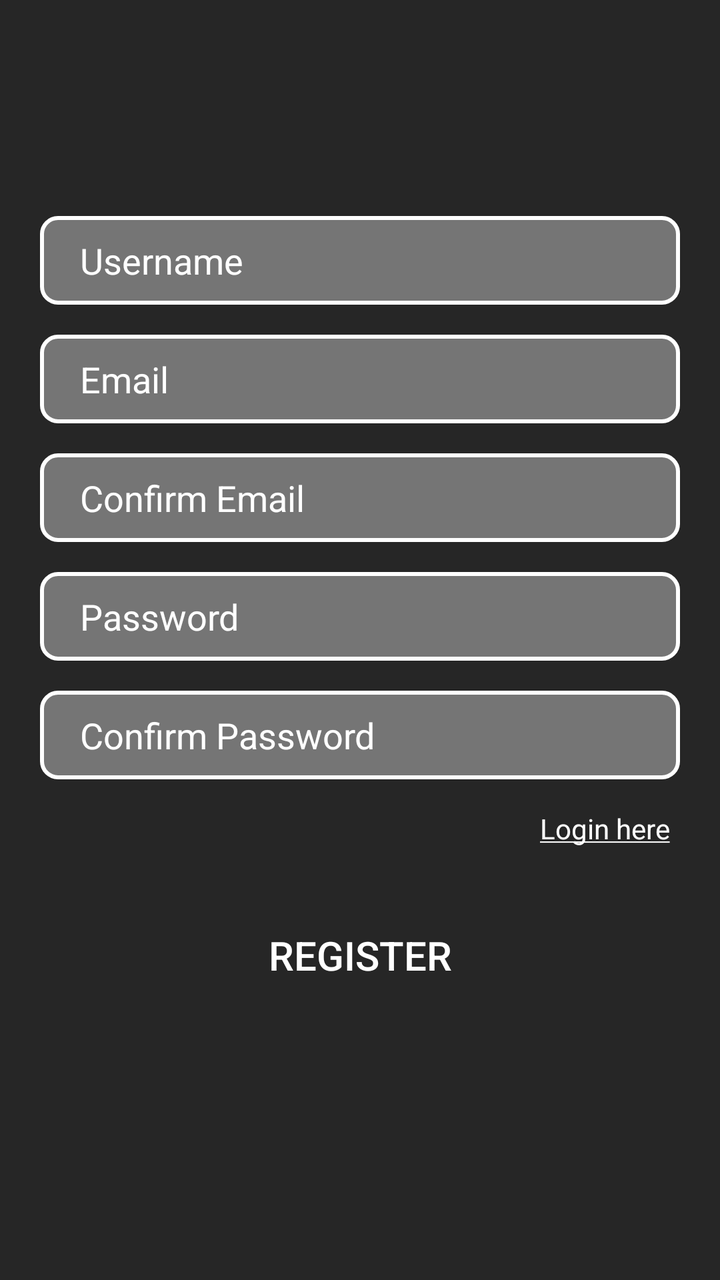
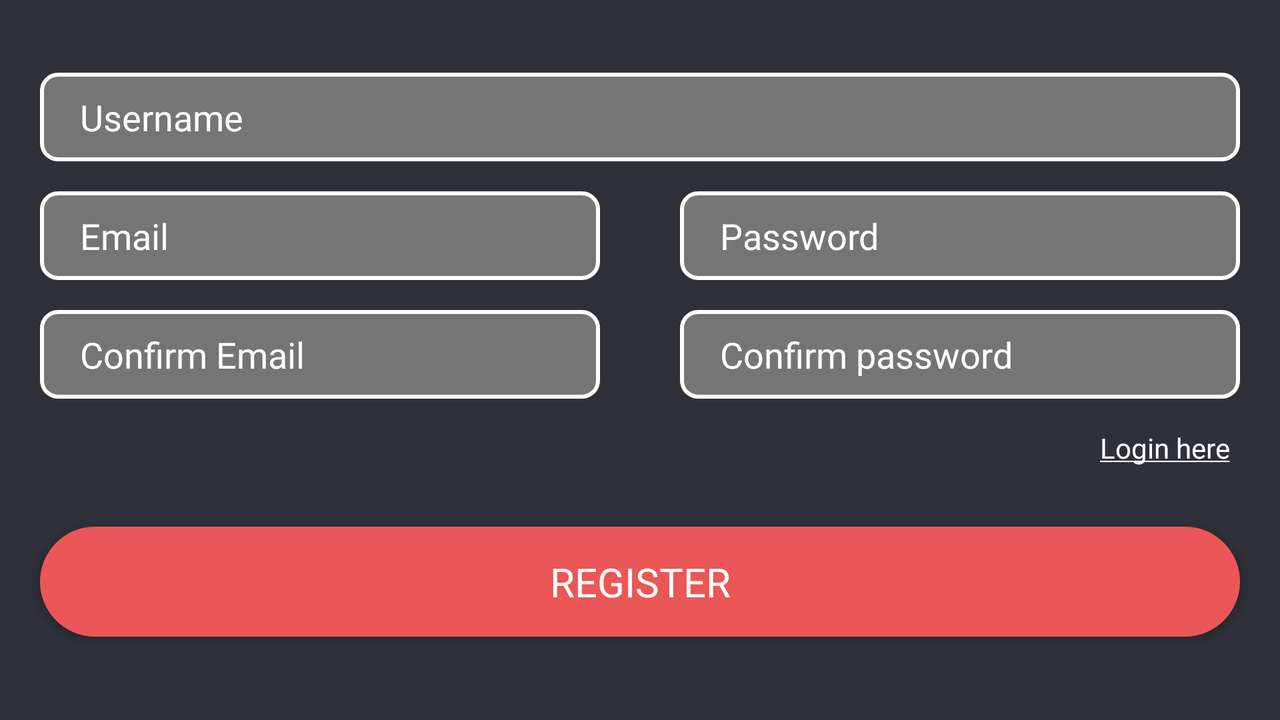

One screen, two layout resources from the same app: the default and the repository's alternative for another configuration. Each is rendered where Android would select it; the XML of both is given below.
<!-- AndroidManifest.xml: application theme AppTheme -->
<!-- res/layout/fragment_register.xml -->
<?xml version="1.0" encoding="utf-8"?>
<FrameLayout xmlns:android="http://schemas.android.com/apk/res/android"
    xmlns:tools="http://schemas.android.com/tools"
    android:layout_width="match_parent"
    android:layout_height="match_parent"
    tools:context=".RegisterFragment">

    
    <ImageView
        android:layout_width="match_parent"
        android:layout_height="match_parent"
        android:scaleType="centerCrop"/>
    
    <LinearLayout
        android:layout_width="match_parent"
        android:orientation="vertical"
        android:background="#d8000000"
        android:gravity="center"
        android:layout_height="match_parent">

        <EditText
            android:layout_width="match_parent"
            android:layout_height="wrap_content"
            android:id="@+id/EditextUsername"
            android:hint="Username"
            android:layout_marginBottom="15dp"
            android:layout_marginRight="20dp"
            android:layout_marginLeft="20dp"
            android:textColor="@color/white"
            android:textColorHint="@color/white"
            android:background="@drawable/input"
            android:paddingLeft="20dp"
            android:paddingRight="10dp"
            android:paddingTop="10dp"
            android:paddingBottom="10dp"/>

        <EditText
            android:layout_width="match_parent"
            android:layout_height="wrap_content"
            android:id="@+id/EditextCorreo"
            android:hint="Email"
            android:layout_marginBottom="15dp"
            android:layout_marginRight="20dp"
            android:layout_marginLeft="20dp"
            android:textColor="@color/white"
            android:textColorHint="@color/white"
            android:background="@drawable/input"
            android:paddingLeft="20dp"
            android:paddingRight="10dp"
            android:paddingTop="10dp"
            android:paddingBottom="10dp"/>

        <EditText
            android:layout_width="match_parent"
            android:layout_height="wrap_content"
            android:id="@+id/EditextCorreoConfirm"
            android:hint="Confirm Email"
            android:layout_marginBottom="15dp"
            android:layout_marginRight="20dp"
            android:layout_marginLeft="20dp"
            android:textColor="@color/white"
            android:textColorHint="@color/white"
            android:background="@drawable/input"
            android:paddingLeft="20dp"
            android:paddingRight="10dp"
            android:paddingTop="10dp"
            android:paddingBottom="10dp"/>

        <EditText
            android:layout_width="match_parent"
            android:layout_height="wrap_content"
            android:id="@+id/EditextPassword"
            android:hint="Password"
            android:layout_marginBottom="15dp"
            android:layout_marginRight="20dp"
            android:layout_marginLeft="20dp"
            android:textColor="@color/white"
            android:textColorHint="@color/white"
            android:background="@drawable/input"
            android:paddingLeft="20dp"
            android:paddingRight="10dp"
            android:paddingTop="10dp"
            android:paddingBottom="10dp"/>

        <EditText
            android:layout_width="match_parent"
            android:layout_height="wrap_content"
            android:id="@+id/EditextPasswordConfirm"
            android:hint="Confirm Password"
            android:layout_marginBottom="15dp"
            android:layout_marginRight="20dp"
            android:layout_marginLeft="20dp"
            android:textColor="@color/white"
            android:textColorHint="@color/white"
            android:background="@drawable/input"
            android:paddingLeft="20dp"
            android:paddingRight="10dp"
            android:paddingTop="10dp"
            android:paddingBottom="10dp"/>

        <TextView
            android:layout_width="wrap_content"
            android:layout_height="wrap_content"
            android:id="@+id/btnLoginHere"
            android:text="@string/text_subrayadoRegister"
            android:layout_marginRight="25dp"
            android:layout_marginLeft="20dp"
            android:layout_marginBottom="30dp"
            android:textColor="@color/white"
            android:layout_gravity="end"/>

        <Button
            android:layout_width="match_parent"
            android:layout_height="wrap_content"
            android:layout_marginBottom="30dp"
            android:layout_marginLeft="20dp"
            android:layout_marginRight="20dp"
            android:hint="REGISTER"
            android:id="@+id/btnRegisterAndLogin"
            android:background="@drawable/btn_redondeado_color"
            android:textColor="@color/white"
            android:textColorHint="@color/white"
            android:textSize="20sp"
            android:elevation="5dp"/>


    </LinearLayout>

</FrameLayout>
<!-- resources referenced by this layout -->
<resources>
  <color name="white">#fff</color>
  <!-- drawable input (drawable) -->
  <?xml version="1.0" encoding="utf-8"?>
  <shape xmlns:android="http://schemas.android.com/apk/res/android">
      <stroke android:color="@color/white" android:width="2dp"/>
      <corners android:radius="8dp"/>
      <solid android:color="@color/gris_fuerte"/>
  </shape>
  <string name="text_subrayadoRegister"><u>Login here</u></string>
  <style name="AppTheme" parent="Theme.AppCompat.Light.DarkActionBar">
          
          <item name="colorPrimary">@color/colorPrimary</item>
          <item name="colorPrimaryDark">@color/colorPrimaryDark</item>
          <item name="colorAccent">@color/colorAccent</item>
      </style>
  <color name="gris_fuerte">#757575</color>
  <color name="colorPrimary">#008577</color>
  <color name="colorPrimaryDark">#C62828</color>
  <color name="colorAccent">#D81B60</color>
</resources>
<!-- res/layout-land/fragment_register.xml (the repository's variant of the layout above) -->
<!-- drawn on the phone turned sideways -->
<?xml version="1.0" encoding="utf-8"?>
<FrameLayout xmlns:android="http://schemas.android.com/apk/res/android"
    xmlns:tools="http://schemas.android.com/tools"
    android:layout_width="match_parent"
    android:layout_height="match_parent"
    tools:context=".RegisterFragment">

    <LinearLayout
        android:layout_width="match_parent"
        android:orientation="vertical"
        android:background="@color/fondo"
        android:gravity="center"
        android:layout_height="match_parent">

        <EditText
            android:layout_width="match_parent"
            android:layout_height="wrap_content"
            android:id="@+id/EditextUsername"
            android:hint="@string/username"
            android:layout_marginTop="25dp"
            android:layout_marginBottom="15dp"
            android:layout_marginRight="20dp"
            android:layout_marginLeft="20dp"
            android:textColor="@color/white"
            android:textColorHint="@color/white"
            android:fontFamily="@font/poppins_bold"
            android:background="@drawable/input"
            android:paddingLeft="20dp"
            android:paddingRight="10dp"
            android:paddingTop="10dp"
            android:paddingBottom="10dp"/>
        <LinearLayout
            android:layout_width="match_parent"
            android:layout_height="wrap_content"
            android:orientation="horizontal"
            android:weightSum="2">
            <LinearLayout
                android:layout_width="match_parent"
                android:layout_height="wrap_content"
                android:orientation="vertical"
                android:layout_weight="1">
                <EditText
                    android:layout_width="match_parent"
                    android:layout_height="wrap_content"
                    android:id="@+id/EditextCorreo"
                    android:hint="@string/email"
                    android:layout_marginBottom="15dp"
                    android:layout_marginRight="20dp"
                    android:layout_marginLeft="20dp"
                    android:textColor="@color/white"
                    android:textColorHint="@color/white"
                    android:fontFamily="@font/poppins_bold"
                    android:background="@drawable/input"
                    android:paddingLeft="20dp"
                    android:paddingRight="10dp"
                    android:paddingTop="10dp"
                    android:paddingBottom="10dp"/>

                <EditText
                    android:layout_width="match_parent"
                    android:layout_height="wrap_content"
                    android:id="@+id/EditextCorreoConfirm"
                    android:hint="@string/confirm_email"
                    android:layout_marginBottom="15dp"
                    android:layout_marginRight="20dp"
                    android:layout_marginLeft="20dp"
                    android:textColor="@color/white"
                    android:textColorHint="@color/white"
                    android:fontFamily="@font/poppins_bold"
                    android:background="@drawable/input"
                    android:paddingLeft="20dp"
                    android:paddingRight="10dp"
                    android:paddingTop="10dp"
                    android:paddingBottom="10dp"/>
            </LinearLayout>
            <LinearLayout
                android:layout_width="match_parent"
                android:layout_height="wrap_content"
                android:orientation="vertical"
                android:layout_weight="1">
                <EditText
                    android:layout_width="match_parent"
                    android:layout_height="wrap_content"
                    android:id="@+id/EditextPassword"
                    android:hint="@string/password"
                    android:layout_marginBottom="15dp"
                    android:layout_marginRight="20dp"
                    android:layout_marginLeft="20dp"
                    android:textColor="@color/white"
                    android:textColorHint="@color/white"
                    android:fontFamily="@font/poppins_bold"
                    android:background="@drawable/input"
                    android:paddingLeft="20dp"
                    android:paddingRight="10dp"
                    android:paddingTop="10dp"
                    android:paddingBottom="10dp"/>

                <EditText
                    android:layout_width="match_parent"
                    android:layout_height="wrap_content"
                    android:id="@+id/EditextPasswordConfirm"
                    android:hint="@string/confirm_password"
                    android:layout_marginBottom="15dp"
                    android:layout_marginRight="20dp"
                    android:layout_marginLeft="20dp"
                    android:textColor="@color/white"
                    android:textColorHint="@color/white"
                    android:fontFamily="@font/poppins_bold"
                    android:background="@drawable/input"
                    android:paddingLeft="20dp"
                    android:paddingRight="10dp"
                    android:paddingTop="10dp"
                    android:paddingBottom="10dp"/>
            </LinearLayout>
        </LinearLayout>

        <TextView
            android:layout_width="wrap_content"
            android:layout_height="wrap_content"
            android:id="@+id/btnLoginHere"
            android:text="@string/text_subrayadoRegister"
            android:fontFamily="@font/poppins_bold"
            android:layout_marginRight="25dp"
            android:layout_marginLeft="20dp"
            android:layout_marginBottom="30dp"
            android:textColor="@color/white"
            android:layout_gravity="end"/>

        <Button
            android:layout_width="match_parent"
            android:layout_height="55dp"
            android:layout_marginBottom="30dp"
            android:layout_marginLeft="20dp"
            android:layout_marginRight="20dp"
            android:text="@string/register"
            android:fontFamily="@font/poppins_bold"
            android:id="@+id/btnRegisterAndLogin"
            android:background="@drawable/btn_redondeado_rojo"
            android:textColor="@color/white"
            android:textColorHint="@color/white"
            android:textSize="20sp"
            android:textAllCaps="true"/>


    </LinearLayout>

</FrameLayout>
<!-- resources referenced by the variant -->
<!-- as the phone turned sideways resolves them -->
<resources>
  <color name="fondo">#2F303A</color>
  <color name="white">#fff</color>
  <!-- drawable btn_redondeado_rojo (drawable) -->
  <?xml version="1.0" encoding="utf-8"?>
  <shape android:shape="rectangle" xmlns:android="http://schemas.android.com/apk/res/android">
      <solid android:color="#EB5757"/>
      <corners android:radius="50dp"/>
  </shape>
  <!-- drawable input (drawable) -->
  <?xml version="1.0" encoding="utf-8"?>
  <shape xmlns:android="http://schemas.android.com/apk/res/android">
      <stroke android:color="@color/white" android:width="2dp"/>
      <corners android:radius="8dp"/>
      <solid android:color="@color/gris_fuerte"/>
  </shape>
  <string name="confirm_email">Confirm Email</string>
  <string name="confirm_password">Confirm password</string>
  <string name="email">Email</string>
  <string name="password">Password</string>
  <string name="register">register</string>
  <string name="text_subrayadoRegister"><u>Login here</u></string>
  <string name="username">Username</string>
  <style name="AppTheme" parent="Theme.AppCompat.Light.DarkActionBar">
          
          <item name="colorPrimary">@color/colorPrimary</item>
          <item name="colorPrimaryDark">@color/colorPrimaryDark</item>
          <item name="colorAccent">@color/colorAccent</item>
      </style>
  <color name="gris_fuerte">#757575</color>
  <color name="colorPrimary">#008577</color>
  <color name="colorPrimaryDark">#C62828</color>
  <color name="colorAccent">#D81B60</color>
</resources>
